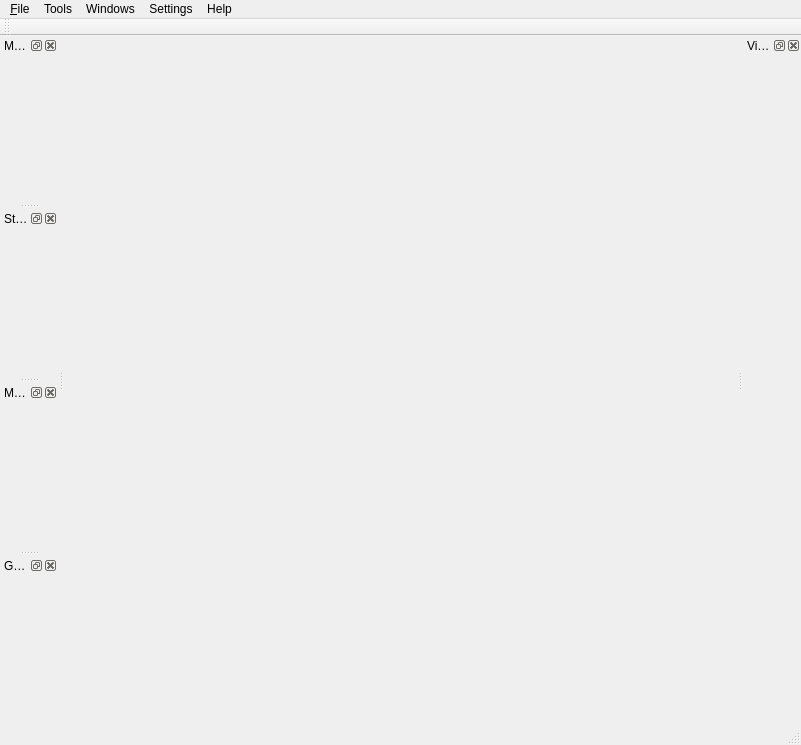
<?xml version="1.0" encoding="UTF-8"?>
<ui version="4.0">
 <class>MainWindowClass</class>
 <widget class="QMainWindow" name="MainWindowClass">
  <property name="geometry">
   <rect>
    <x>0</x>
    <y>0</y>
    <width>801</width>
    <height>745</height>
   </rect>
  </property>
  <property name="sizePolicy">
   <sizepolicy hsizetype="MinimumExpanding" vsizetype="MinimumExpanding">
    <horstretch>0</horstretch>
    <verstretch>0</verstretch>
   </sizepolicy>
  </property>
  <property name="minimumSize">
   <size>
    <width>500</width>
    <height>200</height>
   </size>
  </property>
  <property name="windowTitle">
   <string>OpenGeoSys Data Explorer</string>
  </property>
  <property name="dockOptions">
   <set>QMainWindow::AllowNestedDocks|QMainWindow::AllowTabbedDocks|QMainWindow::AnimatedDocks</set>
  </property>
  <widget class="QWidget" name="centralWidget">
   <property name="sizePolicy">
    <sizepolicy hsizetype="MinimumExpanding" vsizetype="MinimumExpanding">
     <horstretch>0</horstretch>
     <verstretch>0</verstretch>
    </sizepolicy>
   </property>
   <property name="minimumSize">
    <size>
     <width>200</width>
     <height>100</height>
    </size>
   </property>
   <property name="autoFillBackground">
    <bool>false</bool>
   </property>
   <layout class="QGridLayout" name="gridLayout">
    <property name="leftMargin">
     <number>6</number>
    </property>
    <property name="topMargin">
     <number>0</number>
    </property>
    <property name="rightMargin">
     <number>6</number>
    </property>
    <property name="bottomMargin">
     <number>0</number>
    </property>
    <item row="0" column="0">
     <widget class="VisualizationWidget" name="visualizationWidget" native="true">
      <property name="sizePolicy">
       <sizepolicy hsizetype="MinimumExpanding" vsizetype="MinimumExpanding">
        <horstretch>0</horstretch>
        <verstretch>0</verstretch>
       </sizepolicy>
      </property>
      <property name="minimumSize">
       <size>
        <width>250</width>
        <height>100</height>
       </size>
      </property>
     </widget>
    </item>
   </layout>
  </widget>
  <widget class="QMenuBar" name="menuBar">
   <property name="geometry">
    <rect>
     <x>0</x>
     <y>0</y>
     <width>801</width>
     <height>26</height>
    </rect>
   </property>
   <widget class="QMenu" name="menu_File">
    <property name="title">
     <string>&amp;File</string>
    </property>
    <widget class="QMenu" name="menuExport">
     <property name="toolTip">
      <string>Exports the entire scene to a 3d-format for visualization.</string>
     </property>
     <property name="title">
      <string>Export</string>
     </property>
     <addaction name="actionExportVRML2"/>
     <addaction name="actionExportVTK"/>
     <addaction name="actionExportObj"/>
     <addaction name="actionExportOpenSG"/>
    </widget>
    <addaction name="action_Open"/>
    <addaction name="actionSave_As"/>
    <addaction name="separator"/>
    <addaction name="menuExport"/>
    <addaction name="separator"/>
    <addaction name="separator"/>
    <addaction name="action_Exit"/>
   </widget>
   <widget class="QMenu" name="menuWindows">
    <property name="title">
     <string>Windows</string>
    </property>
   </widget>
   <widget class="QMenu" name="menuSettings">
    <property name="title">
     <string>Settings</string>
    </property>
    <addaction name="actionData_Explorer_Settings"/>
    <addaction name="action_VisualisationSettings"/>
   </widget>
   <widget class="QMenu" name="menuTools">
    <property name="title">
     <string>Tools</string>
    </property>
    <addaction name="actionMesh_Generation"/>
    <addaction name="actionCreate_Structured_Mesh"/>
    <addaction name="actionAnalyze_Mesh"/>
    <addaction name="actionRemove_Mesh_Elements"/>
    <addaction name="actionMerge_Geometries"/>
    <addaction name="actionFile_Converter"/>
    <addaction name="actionDiagram_Viewer"/>
    <addaction name="actionFEM_Test"/>
   </widget>
   <widget class="QMenu" name="menuHelp">
    <property name="title">
     <string>Help</string>
    </property>
    <addaction name="actionLicense"/>
    <addaction name="actionAbout"/>
   </widget>
   <addaction name="menu_File"/>
   <addaction name="menuTools"/>
   <addaction name="menuWindows"/>
   <addaction name="menuSettings"/>
   <addaction name="menuHelp"/>
  </widget>
  <widget class="QToolBar" name="mainToolBar">
   <attribute name="toolBarArea">
    <enum>TopToolBarArea</enum>
   </attribute>
   <attribute name="toolBarBreak">
    <bool>false</bool>
   </attribute>
  </widget>
  <widget class="QStatusBar" name="statusBar"/>
  <widget class="QDockWidget" name="mshDock">
   <property name="windowTitle">
    <string>Meshes</string>
   </property>
   <attribute name="dockWidgetArea">
    <number>1</number>
   </attribute>
   <widget class="QWidget" name="dockWidgetContents_2">
    <layout class="QVBoxLayout" name="verticalLayout_2">
     <property name="margin">
      <number>1</number>
     </property>
     <item>
      <widget class="MshTabWidget" name="mshTabWidget" native="true"/>
     </item>
    </layout>
   </widget>
  </widget>
  <widget class="QDockWidget" name="stationDock">
   <property name="windowTitle">
    <string>Stations</string>
   </property>
   <attribute name="dockWidgetArea">
    <number>1</number>
   </attribute>
   <widget class="QWidget" name="dockWidgetContents_3">
    <layout class="QVBoxLayout" name="verticalLayout_3">
     <property name="margin">
      <number>1</number>
     </property>
     <item>
      <widget class="StationTabWidget" name="stationTabWidget" native="true"/>
     </item>
    </layout>
   </widget>
  </widget>
  <widget class="QDockWidget" name="vtkVisDock">
   <property name="windowTitle">
    <string>Visualization Pipeline</string>
   </property>
   <attribute name="dockWidgetArea">
    <number>2</number>
   </attribute>
   <widget class="QWidget" name="dockWidgetContents_7">
    <layout class="QVBoxLayout" name="verticalLayout_6">
     <property name="margin">
      <number>1</number>
     </property>
     <item>
      <widget class="VtkVisTabWidget" name="vtkVisTabWidget" native="true"/>
     </item>
    </layout>
   </widget>
  </widget>
  <widget class="QDockWidget" name="modellingDock">
   <property name="windowTitle">
    <string>Modelling</string>
   </property>
   <attribute name="dockWidgetArea">
    <number>1</number>
   </attribute>
   <widget class="QWidget" name="dockWidgetContents">
    <layout class="QVBoxLayout" name="verticalLayout_7">
     <property name="margin">
      <number>1</number>
     </property>
     <item>
      <widget class="ModellingTabWidget" name="modellingTabWidget" native="true"/>
     </item>
    </layout>
   </widget>
  </widget>
  <widget class="QDockWidget" name="geoDock">
   <property name="windowTitle">
    <string>Geometry</string>
   </property>
   <attribute name="dockWidgetArea">
    <number>1</number>
   </attribute>
   <widget class="QWidget" name="dockWidgetContents_5">
    <layout class="QHBoxLayout" name="horizontalLayout">
     <property name="margin">
      <number>1</number>
     </property>
     <item>
      <widget class="GeoTabWidget" name="geoTabWidget" native="true">
       <property name="enabled">
        <bool>true</bool>
       </property>
      </widget>
     </item>
    </layout>
   </widget>
  </widget>
  <action name="action_Open">
   <property name="text">
    <string>&amp;Open...</string>
   </property>
   <property name="toolTip">
    <string>Loads a OGS-native file. E.g. gli, gsp, gml, msh, stn.</string>
   </property>
   <property name="shortcut">
    <string>Ctrl+O</string>
   </property>
  </action>
  <action name="action_Exit">
   <property name="text">
    <string>&amp;Exit</string>
   </property>
   <property name="toolTip">
    <string>Exits the application.</string>
   </property>
   <property name="shortcut">
    <string>Ctrl+Q</string>
   </property>
  </action>
  <action name="actionPoints_view">
   <property name="checkable">
    <bool>true</bool>
   </property>
   <property name="checked">
    <bool>true</bool>
   </property>
   <property name="text">
    <string>Points view</string>
   </property>
  </action>
  <action name="actionLines_view">
   <property name="checkable">
    <bool>true</bool>
   </property>
   <property name="checked">
    <bool>true</bool>
   </property>
   <property name="text">
    <string>Lines view</string>
   </property>
  </action>
  <action name="actionStations_view">
   <property name="checkable">
    <bool>true</bool>
   </property>
   <property name="checked">
    <bool>true</bool>
   </property>
   <property name="text">
    <string>Stations view</string>
   </property>
  </action>
  <action name="actionMeshes_view">
   <property name="checkable">
    <bool>true</bool>
   </property>
   <property name="checked">
    <bool>true</bool>
   </property>
   <property name="text">
    <string>Meshes view</string>
   </property>
  </action>
  <action name="action_Database">
   <property name="text">
    <string>Database...</string>
   </property>
   <property name="toolTip">
    <string>Connects to a database.</string>
   </property>
  </action>
  <action name="action_DatabaseConnection">
   <property name="text">
    <string>Database Settings...</string>
   </property>
   <property name="toolTip">
    <string>Sets the database settings.</string>
   </property>
  </action>
  <action name="actionImport">
   <property name="text">
    <string>Import ...</string>
   </property>
  </action>
  <action name="actionSave_As">
   <property name="text">
    <string>&amp;Save As...</string>
   </property>
  </action>
  <action name="actionExportVRML2">
   <property name="text">
    <string>VRML2</string>
   </property>
   <property name="toolTip">
    <string>Export as VRML2</string>
   </property>
  </action>
  <action name="actionExportObj">
   <property name="text">
    <string>Wavefront OBJ</string>
   </property>
  </action>
  <action name="action_VisualisationSettings">
   <property name="text">
    <string>Visualisation Settings...</string>
   </property>
   <property name="toolTip">
    <string>Sets settings regarding the 3d view. E.g. Background color, illumantion.</string>
   </property>
  </action>
  <action name="actionExportVTK">
   <property name="text">
    <string>VTK</string>
   </property>
  </action>
  <action name="actionExportOpenSG">
   <property name="text">
    <string>OpenSG</string>
   </property>
   <property name="toolTip">
    <string>Export to OpenSG binary format</string>
   </property>
  </action>
  <action name="actionMesh_Generation">
   <property name="text">
    <string>Mesh Generation...</string>
   </property>
   <property name="toolTip">
    <string>Generates a mesh from a geometry.</string>
   </property>
  </action>
  <action name="actionFEM_Test">
   <property name="text">
    <string>FEM Test</string>
   </property>
  </action>
  <action name="actionDiagram_Viewer">
   <property name="text">
    <string>Diagram Viewer...</string>
   </property>
  </action>
  <action name="actionAbout">
   <property name="text">
    <string>About</string>
   </property>
  </action>
  <action name="actionFile_Converter">
   <property name="text">
    <string>File Converter...</string>
   </property>
  </action>
  <action name="actionLicense">
   <property name="text">
    <string>License</string>
   </property>
  </action>
  <action name="actionMerge_Geometries">
   <property name="text">
    <string>Merge Geometries...</string>
   </property>
  </action>
  <action name="actionRemove_Mesh_Elements">
   <property name="text">
    <string>Remove Mesh Elements...</string>
   </property>
  </action>
  <action name="actionData_Explorer_Settings">
   <property name="text">
    <string>Data Explorer Settings...</string>
   </property>
  </action>
  <action name="actionAnalyze_Mesh">
   <property name="text">
    <string>Analyze Mesh...</string>
   </property>
  </action>
  <action name="actionCreate_Structured_Mesh">
   <property name="text">
    <string>Create Structured Mesh...</string>
   </property>
  </action>
 </widget>
 <layoutdefault spacing="6" margin="11"/>
 <customwidgets>
  <customwidget>
   <class>VisualizationWidget</class>
   <extends>QWidget</extends>
   <header>VisualizationWidget.h</header>
   <container>1</container>
  </customwidget>
  <customwidget>
   <class>StationTabWidget</class>
   <extends>QWidget</extends>
   <header>StationTabWidget.h</header>
   <container>1</container>
  </customwidget>
  <customwidget>
   <class>MshTabWidget</class>
   <extends>QWidget</extends>
   <header>MshTabWidget.h</header>
   <container>1</container>
  </customwidget>
  <customwidget>
   <class>VtkVisTabWidget</class>
   <extends>QWidget</extends>
   <header>VtkVisTabWidget.h</header>
   <container>1</container>
  </customwidget>
  <customwidget>
   <class>GeoTabWidget</class>
   <extends>QWidget</extends>
   <header>GeoTabWidget.h</header>
   <container>1</container>
  </customwidget>
  <customwidget>
   <class>ModellingTabWidget</class>
   <extends>QWidget</extends>
   <header location="global">ModellingTabWidget.h</header>
   <container>1</container>
  </customwidget>
 </customwidgets>
 <resources/>
 <connections>
  <connection>
   <sender>action_Open</sender>
   <signal>triggered()</signal>
   <receiver>MainWindowClass</receiver>
   <slot>open()</slot>
   <hints>
    <hint type="sourcelabel">
     <x>-1</x>
     <y>-1</y>
    </hint>
    <hint type="destinationlabel">
     <x>369</x>
     <y>223</y>
    </hint>
   </hints>
  </connection>
  <connection>
   <sender>action_Exit</sender>
   <signal>triggered()</signal>
   <receiver>MainWindowClass</receiver>
   <slot>close()</slot>
   <hints>
    <hint type="sourcelabel">
     <x>-1</x>
     <y>-1</y>
    </hint>
    <hint type="destinationlabel">
     <x>369</x>
     <y>223</y>
    </hint>
   </hints>
  </connection>
  <connection>
   <sender>actionSave_As</sender>
   <signal>triggered()</signal>
   <receiver>MainWindowClass</receiver>
   <slot>save()</slot>
   <hints>
    <hint type="sourcelabel">
     <x>-1</x>
     <y>-1</y>
    </hint>
    <hint type="destinationlabel">
     <x>399</x>
     <y>299</y>
    </hint>
   </hints>
  </connection>
  <connection>
   <sender>action_VisualisationSettings</sender>
   <signal>triggered()</signal>
   <receiver>MainWindowClass</receiver>
   <slot>showVisalizationPrefsDialog()</slot>
   <hints>
    <hint type="sourcelabel">
     <x>-1</x>
     <y>-1</y>
    </hint>
    <hint type="destinationlabel">
     <x>399</x>
     <y>300</y>
    </hint>
   </hints>
  </connection>
  <connection>
   <sender>actionMesh_Generation</sender>
   <signal>triggered()</signal>
   <receiver>MainWindowClass</receiver>
   <slot>showGMSHPrefsDialog()</slot>
   <hints>
    <hint type="sourcelabel">
     <x>-1</x>
     <y>-1</y>
    </hint>
    <hint type="destinationlabel">
     <x>407</x>
     <y>403</y>
    </hint>
   </hints>
  </connection>
  <connection>
   <sender>actionFEM_Test</sender>
   <signal>triggered()</signal>
   <receiver>MainWindowClass</receiver>
   <slot>FEMTestStart()</slot>
   <hints>
    <hint type="sourcelabel">
     <x>-1</x>
     <y>-1</y>
    </hint>
    <hint type="destinationlabel">
     <x>407</x>
     <y>403</y>
    </hint>
   </hints>
  </connection>
  <connection>
   <sender>actionDiagram_Viewer</sender>
   <signal>triggered()</signal>
   <receiver>MainWindowClass</receiver>
   <slot>showDiagramPrefsDialog()</slot>
   <hints>
    <hint type="sourcelabel">
     <x>-1</x>
     <y>-1</y>
    </hint>
    <hint type="destinationlabel">
     <x>400</x>
     <y>372</y>
    </hint>
   </hints>
  </connection>
  <connection>
   <sender>actionAbout</sender>
   <signal>triggered()</signal>
   <receiver>MainWindowClass</receiver>
   <slot>about()</slot>
   <hints>
    <hint type="sourcelabel">
     <x>-1</x>
     <y>-1</y>
    </hint>
    <hint type="destinationlabel">
     <x>400</x>
     <y>372</y>
    </hint>
   </hints>
  </connection>
  <connection>
   <sender>actionLicense</sender>
   <signal>triggered()</signal>
   <receiver>MainWindowClass</receiver>
   <slot>showLicense()</slot>
   <hints>
    <hint type="sourcelabel">
     <x>-1</x>
     <y>-1</y>
    </hint>
    <hint type="destinationlabel">
     <x>400</x>
     <y>372</y>
    </hint>
   </hints>
  </connection>
  <connection>
   <sender>actionMerge_Geometries</sender>
   <signal>triggered()</signal>
   <receiver>MainWindowClass</receiver>
   <slot>showMergeGeometriesDialog()</slot>
   <hints>
    <hint type="sourcelabel">
     <x>-1</x>
     <y>-1</y>
    </hint>
    <hint type="destinationlabel">
     <x>400</x>
     <y>372</y>
    </hint>
   </hints>
  </connection>
  <connection>
   <sender>actionRemove_Mesh_Elements</sender>
   <signal>triggered()</signal>
   <receiver>MainWindowClass</receiver>
   <slot>showMeshElementRemovalDialog()</slot>
   <hints>
    <hint type="sourcelabel">
     <x>-1</x>
     <y>-1</y>
    </hint>
    <hint type="destinationlabel">
     <x>400</x>
     <y>372</y>
    </hint>
   </hints>
  </connection>
  <connection>
   <sender>actionFile_Converter</sender>
   <signal>triggered()</signal>
   <receiver>MainWindowClass</receiver>
   <slot>showFileConverter()</slot>
   <hints>
    <hint type="sourcelabel">
     <x>-1</x>
     <y>-1</y>
    </hint>
    <hint type="destinationlabel">
     <x>400</x>
     <y>372</y>
    </hint>
   </hints>
  </connection>
  <connection>
   <sender>actionData_Explorer_Settings</sender>
   <signal>triggered()</signal>
   <receiver>MainWindowClass</receiver>
   <slot>showDataExplorerSettingsDialog()</slot>
   <hints>
    <hint type="sourcelabel">
     <x>-1</x>
     <y>-1</y>
    </hint>
    <hint type="destinationlabel">
     <x>400</x>
     <y>372</y>
    </hint>
   </hints>
  </connection>
  <connection>
   <sender>actionAnalyze_Mesh</sender>
   <signal>triggered()</signal>
   <receiver>MainWindowClass</receiver>
   <slot>showMeshAnalysisDialog()</slot>
   <hints>
    <hint type="sourcelabel">
     <x>-1</x>
     <y>-1</y>
    </hint>
    <hint type="destinationlabel">
     <x>400</x>
     <y>372</y>
    </hint>
   </hints>
  </connection>
  <connection>
   <sender>actionCreate_Structured_Mesh</sender>
   <signal>triggered()</signal>
   <receiver>MainWindowClass</receiver>
   <slot>showCreateStructuredGridDialog()</slot>
   <hints>
    <hint type="sourcelabel">
     <x>-1</x>
     <y>-1</y>
    </hint>
    <hint type="destinationlabel">
     <x>400</x>
     <y>372</y>
    </hint>
   </hints>
  </connection>
 </connections>
 <slots>
  <slot>open()</slot>
  <slot>import()</slot>
  <slot>save()</slot>
  <slot>showVisalizationPrefsDialog()</slot>
  <slot>showGMSHPrefsDialog()</slot>
  <slot>FEMTestStart()</slot>
  <slot>showDiagramPrefsDialog()</slot>
  <slot>about()</slot>
  <slot>showLicense()</slot>
  <slot>showMergeGeometriesDialog()</slot>
  <slot>showMeshElementRemovalDialog()</slot>
  <slot>showFileConverter()</slot>
  <slot>showDataExplorerSettingsDialog()</slot>
  <slot>showMeshAnalysisDialog()</slot>
  <slot>showCreateStructuredGridDialog()</slot>
 </slots>
</ui>
